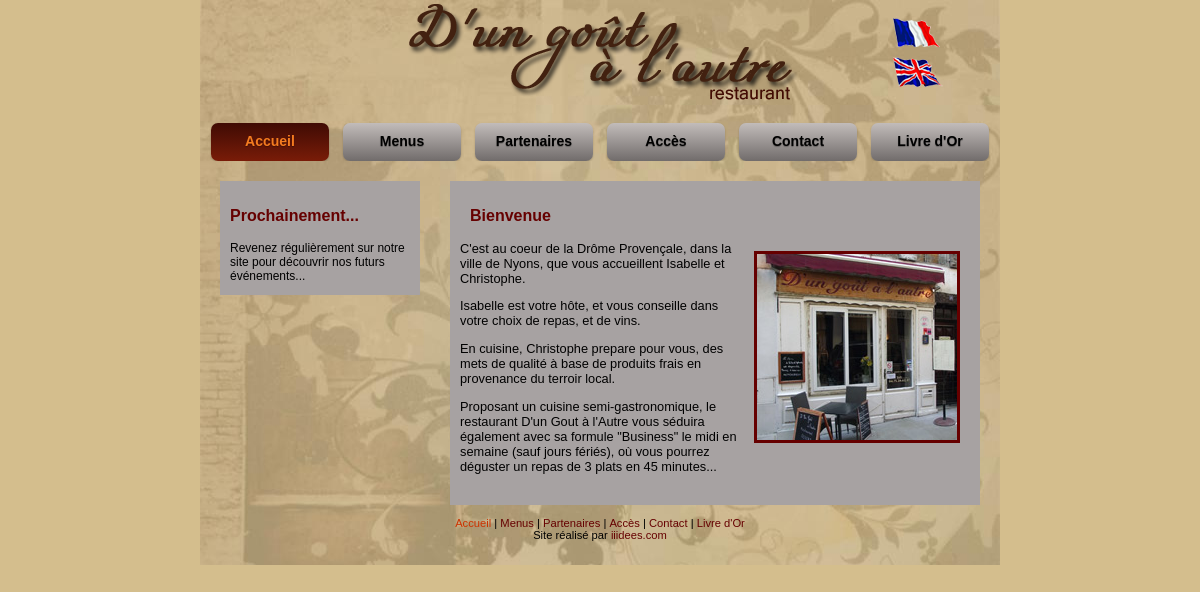
The page / on the database its author committed.
### tables this page shows
CREATE TABLE IF NOT EXISTS `theme` (
  `id` int(10) unsigned NOT NULL AUTO_INCREMENT,
  `themeNom` varchar(65) NOT NULL,
  `fichierNom` varchar(45) NOT NULL,
  `dateCreer` datetime NOT NULL,
  `HasSnow` tinyint(3) unsigned NOT NULL,
  `heading` varchar(65) NOT NULL,
  `bouton` varchar(45) NOT NULL,
  `imageFond` int(11) NOT NULL,
  `IsOn` tinyint(4) NOT NULL,
  `fond` varchar(7) NOT NULL,
  `fondBoite` varchar(7) NOT NULL,
  `police` varchar(7) NOT NULL,
  `titreCadre` varchar(7) NOT NULL,
  `fondBoiteDeux` varchar(7) NOT NULL,
  `date` varchar(7) NOT NULL,
  `titreBoiteDeux` varchar(7) NOT NULL,
  `lienVisible` varchar(7) NOT NULL,
  `lienSurvol` varchar(7) NOT NULL,
  `lienPiedVisible` varchar(7) NOT NULL,
  `lienPiedSurvol` varchar(7) NOT NULL,
  `lienNavVisible` varchar(7) NOT NULL,
  `lienNavSurvol` varchar(7) NOT NULL,
  `navHautVisible` varchar(7) NOT NULL,
  `navBasVisible` varchar(7) NOT NULL,
  `navHautActif` varchar(7) NOT NULL,
  `navBasActif` varchar(7) NOT NULL,
  PRIMARY KEY (`id`)
);

CREATE TABLE `menusite` (
  `id` int(10) unsigned NOT NULL auto_increment,
  `nom_fr` varchar(20) NOT NULL,
  `nom_gb` varchar(20) NOT NULL,
  `title_fr` varchar(100) NOT NULL,
  `title_gb` varchar(100) NOT NULL,
  `pageid` int(10) unsigned NOT NULL,
  `ordre` int(10) unsigned NOT NULL,
  PRIMARY KEY  (`id`)
);

### inclusion/sitetete.php (the view, shortened to what this page needs)
<?php
		if (!isset($menuid)) {
			$menuid = 1;
		}
		if (!isset($lang)) {
			$lang = '_fr';
		}
		$q = "SELECT menusite.id, menusite.nom". $lang . " AS menu, menusite.title" . $lang . " AS title, pagesite.titre" . $lang . " AS titre,";
		$q .= "pagesite.metakey" . $lang . " AS lkey, pagesite.metadesc" . $lang . " AS ldesc, pagesite.page_fr, pagesite.page_gb FROM menusite LEFT JOIN pagesite ON ";
		$q .= "menusite.pageid = pagesite.id ORDER BY menusite.ordre ASC";
		$r = @mysqli_query($dbc,$q);
		$details=array();
		while($row = mysqli_fetch_array($r,MYSQLI_ASSOC)) {
			$details[] = array(
				'id' => $row['id'],
				'nommenu' => $row['menu'],
				'titlemenu' => $row['title'],
				'titrepage' => $row['titre'],
				'metakey' => $row['lkey'],
				'metadesc' => $row['ldesc'],
				'pagefr' => $row['page_fr'] . '.php',
				'pagegb' => $row['page_gb'] . '.php'
			);
		}
		$q = "SELECT fichierNom, HasSnow, heading FROM theme WHERE IsOn = 1";
		$r = @mysqli_query($dbc,$q);
		$theme=array();
		while($row = mysqli_fetch_array($r,MYSQLI_ASSOC)) {
			$theme=array(
				'fichier'=>$row['fichierNom'],
				'snow'=>$row['HasSnow'],
				'heading'=>$row['heading']
			);
		}
?>
<!DOCTYPE html PUBLIC "-//W3C//DTD XHTML 1.0 Transitional//EN" "http://www.w3.org/TR/xhtml1/DTD/xhtml1-transitional.dtd">
<html xmlns="http://www.w3.org/1999/xhtml">
<head>
<link href="css/mainsite.css" rel="stylesheet" type="text/css" />
<link href="css/photo.css" rel="stylesheet" type="text/css" />
<?php
	if (isset($theme['fichier'])){
		echo '<link href="css/' . $theme['fichier'] . '.css" rel="stylesheet" type="text/css" />';
	}else{
		echo '<link href="css/default.css" rel="stylesheet" type="text/css" />';
	}
?>
</head>
<body>
<div id="conteneur">
<div id="entere">
  <?php
  	if (isset($theme['heading'])){
		echo '<img src="images/css/'. $theme['heading'].'" width="800" height="105" border="0" usemap="#Map" />';
	}else{
		echo '<img src="images/css/entetetitre.png" width="800" height="105" border="0" usemap="#Map" />';
	}
	?>
</div>
<div id="wrapper">
<ul id="navigation">
  <br />
  <?php
			for ($i=0; $i<count($details); $i++) {
				if ($lang == "_fr") {
					$pagelien = $details[$i]['pagefr'];
					$titlepage = 'Cliquez ici pour ';
				} else {
					$pagelien = $details[$i]['pagegb'];
					$titlepage = 'Click here to ';
				}
				echo '<li><a href="' . $pagelien . '" title="' . $titlepage . $details[$i]['titlemenu'] . '."';
				if ($menuid == $details[$i]['id']) {
					echo ' class="button mygradsel"';
				}else{
					echo ' class="button mygrad"';
				}
				echo '>' . $details[$i]['nommenu'] . '</a></li>';
			}
	  ?>
</ul>

### inclusion/sitepied.php (shortened to what this page needs)
<div id="pied">
    <br />
    <?php
			for ($i=0; $i<count($details); $i++) {
				if ($lang == "_fr") {
					$pagelien = $details[$i]['pagefr'];
					$titlepage = 'Cliquez ici pour ';
				} else {
					$pagelien = $details[$i]['pagegb'];
					$titlepage = 'Click here to ';
				}
				echo '<a href="' . $pagelien . '" title="' . $titlepage . $details[$i]['titlemenu'] . '."';
				if ($menuid == $details[$i]['id']) {
					echo ' class="selection"';
				}
				echo '>' . $details[$i]['nommenu'] . '</a>';
				if ($i != (count($details) - 1)){
					echo '&nbsp;|&nbsp;';
				}
			}
			if ($lang == '_fr') {
				echo '<br />Site réalisé par <a href="http://www.iiidees.com" target="_blank" title="Cliquez ici pour aller sur le site www.iiidees.com">iiidees.com</a>';
			}else {
				echo'<br />Website design by <a href="http://www.iiidees.com" target="_blank" title="Click here to visit www.iiidees.com">iiidees.com</a>';
			}
	  ?>
   <br />
    <br />&nbsp;
    </div>
  </div>
</div>
</body>
</html>

### css/mainsite.css (style rules this page uses)
body { margin:0; padding:0; font-size:1em; }
#conteneur { width:800px; margin:0 auto; }
#entere { height:105px; }
#wrapper { float: left; width: 100%; }
#pied { clear: both; text-align:center; color:#000; margin-left:20px; margin-right:20px; }
#navigation { list-style: none; margin: 0; margin-left:4px; padding: 0; overflow: hidden; }
#navigation li { float: left; width: 118px; margin-left:7px; margin-right: 7px; color: #fff; }
#navigation li a:link, #navigation li a:visited, #navigation li a:active { display: block; line-height: 23px; font-weight:bold; text-align: center; text-decoration:none; }
.button { display: inline-block; outline: none; cursor: pointer; text-align: center; text-decoration: none; font: 14px/100% Arial, Helvetica, sans-serif; padding: .5em 1em .55em; text-shadow: 0 1px 1px rgba(0,0,0,.3); -webkit-border-radius: .5em; -moz-border-radius: .5em; border-radius: .5em; -webkit-box-shadow: 0 1px 2px rgba(0,0,0,.2); -moz-box-shadow: 0 1px 2px rgba(0,0,0,.2); box-shadow: 0 1px 2px rgba(0,0,0,.2); }
#pied { font-family:Verdana, Geneva, sans-serif; font-size:0.7em; color:#000; }

### css/photo.css (style rules this page uses)
#entere { background-image:url(../images/css/chead.jpg); background-repeat:no-repeat; }
#wrapper { background-image:url(../images/css/ccorps.jpg); background-repeat:repeat-y; }

### css/default.css (style rules this page uses)
body { background-color: #d4be8d; }
.mygrad { color: #000000; background: #716C6B; background: -webkit-gradient(linear, left top, left bottom, from(#C2BCBA), to(#716C6B)); background: -moz-linear-gradient(top, #C2BCBA, #716C6B); filter: progid:DXImageTransform.Microsoft.gradient(startColorstr='#C2BCBA', endColorstr='#716C6B'); }
.mygrad:active, .mygradsel { color: #f47c20; background: #791C08; background: -webkit-gradient(linear, left top, left bottom, from(#3F0B04), to(#791C08)); background: -moz-linear-gradient(top, #3F0B04, #791C08); filter: progid:DXImageTransform.Microsoft.gradient(startColorstr='#3F0B04', endColorstr='#791C08'); }
#pied a:link, #pied a:visited, #pied a:active { color:#600; text-decoration:none; }
#pied a:hover, #pied a.selection { text-decoration:none; color:#C30; }

### rows shown on the page
theme: heading (picture)
menusite: nom_fr "Accueil"
menusite: nom_fr "Menus"
menusite: nom_fr "Partenaires"
menusite: nom_fr "Accès"
menusite: nom_fr "Contact"
menusite: nom_fr "Livre d'Or"
